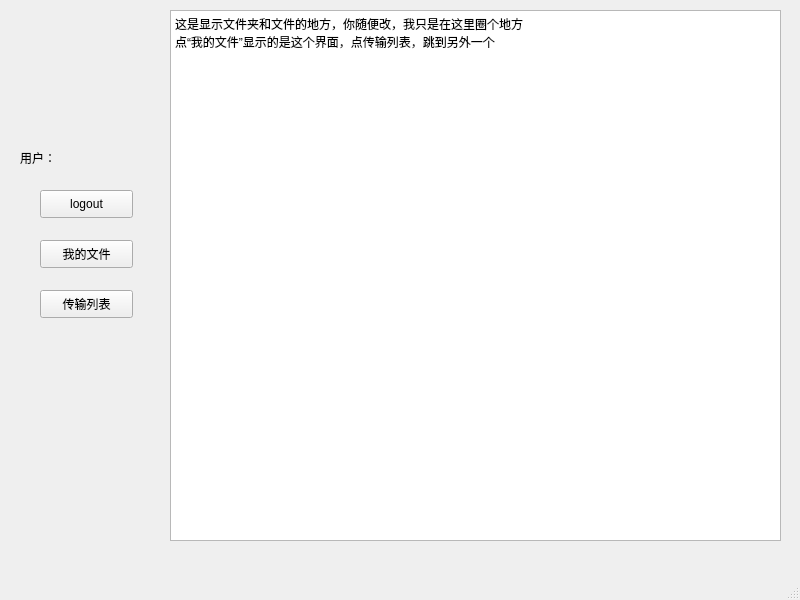
<?xml version="1.0" encoding="UTF-8"?>
<ui version="4.0">
 <class>folder</class>
 <widget class="QMainWindow" name="folder">
  <property name="geometry">
   <rect>
    <x>0</x>
    <y>0</y>
    <width>800</width>
    <height>600</height>
   </rect>
  </property>
  <property name="windowTitle">
   <string>MainWindow</string>
  </property>
  <widget class="QWidget" name="centralwidget">
   <widget class="QLabel" name="label">
    <property name="geometry">
     <rect>
      <x>20</x>
      <y>150</y>
      <width>41</width>
      <height>16</height>
     </rect>
    </property>
    <property name="text">
     <string>用户：</string>
    </property>
   </widget>
   <widget class="QTextBrowser" name="textBrowser">
    <property name="geometry">
     <rect>
      <x>170</x>
      <y>10</y>
      <width>611</width>
      <height>531</height>
     </rect>
    </property>
    <property name="html">
     <string>&lt;!DOCTYPE HTML PUBLIC &quot;-//W3C//DTD HTML 4.0//EN&quot; &quot;http://www.w3.org/TR/REC-html40/strict.dtd&quot;&gt;
&lt;html&gt;&lt;head&gt;&lt;meta name=&quot;qrichtext&quot; content=&quot;1&quot; /&gt;&lt;style type=&quot;text/css&quot;&gt;
p, li { white-space: pre-wrap; }
&lt;/style&gt;&lt;/head&gt;&lt;body style=&quot; font-family:'SimSun'; font-size:9pt; font-weight:400; font-style:normal;&quot;&gt;
&lt;p style=&quot; margin-top:0px; margin-bottom:0px; margin-left:0px; margin-right:0px; -qt-block-indent:0; text-indent:0px;&quot;&gt;这是显示文件夹和文件的地方，你随便改，我只是在这里圈个地方&lt;/p&gt;
&lt;p style=&quot; margin-top:0px; margin-bottom:0px; margin-left:0px; margin-right:0px; -qt-block-indent:0; text-indent:0px;&quot;&gt;点“我的文件”显示的是这个界面，点传输列表，跳到另外一个&lt;/p&gt;&lt;/body&gt;&lt;/html&gt;</string>
    </property>
   </widget>
   <widget class="QPushButton" name="logout">
    <property name="geometry">
     <rect>
      <x>40</x>
      <y>190</y>
      <width>93</width>
      <height>28</height>
     </rect>
    </property>
    <property name="text">
     <string>logout</string>
    </property>
   </widget>
   <widget class="QPushButton" name="myfile">
    <property name="geometry">
     <rect>
      <x>40</x>
      <y>240</y>
      <width>93</width>
      <height>28</height>
     </rect>
    </property>
    <property name="text">
     <string>我的文件</string>
    </property>
   </widget>
   <widget class="QPushButton" name="pushButton_3">
    <property name="geometry">
     <rect>
      <x>40</x>
      <y>290</y>
      <width>93</width>
      <height>28</height>
     </rect>
    </property>
    <property name="text">
     <string>传输列表</string>
    </property>
   </widget>
  </widget>
  <widget class="QMenuBar" name="menubar">
   <property name="geometry">
    <rect>
     <x>0</x>
     <y>0</y>
     <width>800</width>
     <height>26</height>
    </rect>
   </property>
  </widget>
  <widget class="QStatusBar" name="statusbar"/>
 </widget>
 <resources/>
 <connections/>
</ui>
